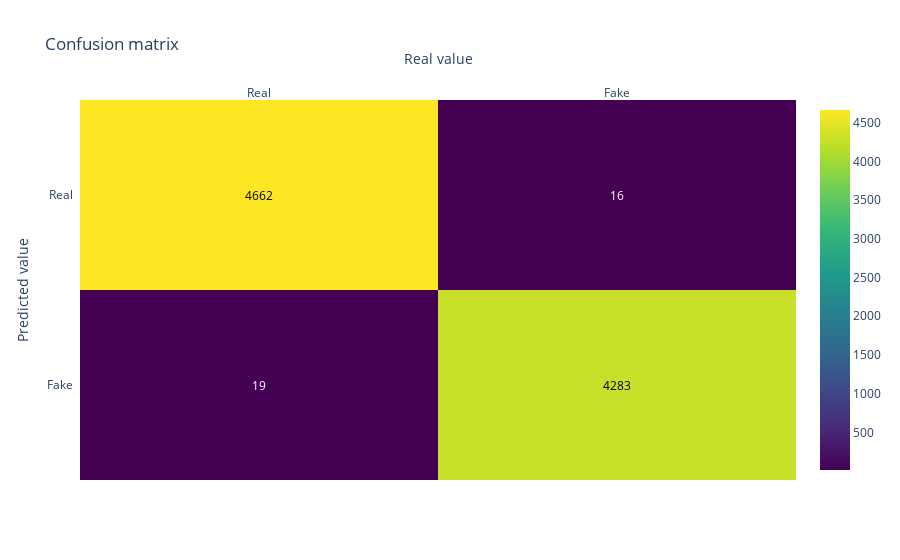

The cell this chart's notebook holds for it:
### Code cell
print(metrics.accuracy_score(y_test,pred_value_dt))
conf_matrix(metrics.confusion_matrix(y_test, pred_value_dt))

### Figure 1 — Plotly figure (JSON) as saved in the notebook; plotly's stock layout.template omitted (floating-point values rounded to 4 significant figures)
{"data": [{"colorscale": [[0, "#440154"], [0.1111, "#482878"], [0.2222, "#3e4989"], [0.3333, "#31688e"], [0.4444, "#26828e"], [0.5556, "#1f9e89"], [0.6667, "#35b779"], [0.7778, "#6ece58"], [0.8889, "#b5de2b"], [1, "#fde725"]], "reversescale": false, "showscale": true, "type": "heatmap", "x": ["Real", "Fake"], "y": ["Fake", "Real"], "z": [[19, 4283], [4662, 16]]}], "layout": {"annotations": [{"font": {"color": "#FFFFFF"}, "showarrow": false, "text": "19", "x": "Real", "xref": "x", "y": "Fake", "yref": "y"}, {"font": {"color": "#000000"}, "showarrow": false, "text": "4283", "x": "Fake", "xref": "x", "y": "Fake", "yref": "y"}, {"font": {"color": "#000000"}, "showarrow": false, "text": "4662", "x": "Real", "xref": "x", "y": "Real", "yref": "y"}, {"font": {"color": "#FFFFFF"}, "showarrow": false, "text": "16", "x": "Fake", "xref": "x", "y": "Real", "yref": "y"}], "title": {"text": "Confusion matrix"}, "xaxis": {"dtick": 1, "gridcolor": "rgb(0, 0, 0)", "side": "top", "ticks": "", "title": {"text": "Real value"}}, "yaxis": {"dtick": 1, "ticks": "", "ticksuffix": "  ", "title": {"text": "Predicted value"}}}}
